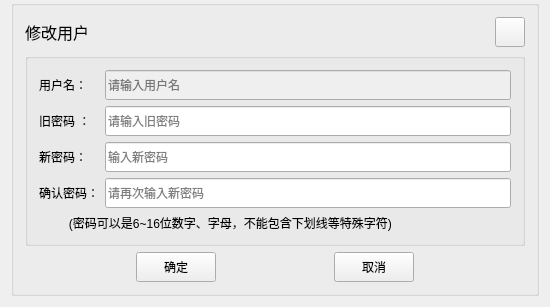
<?xml version="1.0" encoding="UTF-8"?>
<ui version="4.0">
 <class>modifyUser</class>
 <widget class="QWidget" name="modifyUser">
  <property name="geometry">
   <rect>
    <x>0</x>
    <y>0</y>
    <width>550</width>
    <height>300</height>
   </rect>
  </property>
  <property name="windowTitle">
   <string>modifyUser</string>
  </property>
  <layout class="QGridLayout" name="gridLayout_3">
   <property name="topMargin">
    <number>0</number>
   </property>
   <item row="0" column="0">
    <widget class="QGroupBox" name="groupBox_2">
     <property name="title">
      <string/>
     </property>
     <layout class="QGridLayout" name="gridLayout_2">
      <item row="0" column="0">
       <layout class="QHBoxLayout" name="horizontalLayout_2">
        <item>
         <widget class="QLabel" name="label_4">
          <property name="font">
           <font>
            <family>Microsoft YaHei</family>
            <pointsize>12</pointsize>
           </font>
          </property>
          <property name="text">
           <string>修改用户</string>
          </property>
         </widget>
        </item>
        <item>
         <widget class="QPushButton" name="btnClose">
          <property name="minimumSize">
           <size>
            <width>30</width>
            <height>30</height>
           </size>
          </property>
          <property name="maximumSize">
           <size>
            <width>30</width>
            <height>30</height>
           </size>
          </property>
          <property name="text">
           <string/>
          </property>
          <property name="icon">
           <iconset resource="res.qrc">
            <normaloff>:/res/SoftIcon/Cancel.png</normaloff>:/res/SoftIcon/Cancel.png</iconset>
          </property>
          <property name="iconSize">
           <size>
            <width>30</width>
            <height>30</height>
           </size>
          </property>
         </widget>
        </item>
       </layout>
      </item>
      <item row="1" column="0">
       <widget class="QGroupBox" name="groupBox">
        <property name="title">
         <string/>
        </property>
        <layout class="QGridLayout" name="gridLayout">
         <item row="0" column="0">
          <widget class="QLabel" name="label_3">
           <property name="text">
            <string>用户名：</string>
           </property>
          </widget>
         </item>
         <item row="0" column="1">
          <widget class="QLineEdit" name="lineEdit">
           <property name="enabled">
            <bool>false</bool>
           </property>
           <property name="minimumSize">
            <size>
             <width>0</width>
             <height>30</height>
            </size>
           </property>
           <property name="placeholderText">
            <string>请输入用户名</string>
           </property>
          </widget>
         </item>
         <item row="1" column="0">
          <widget class="QLabel" name="label_2">
           <property name="text">
            <string>旧密码 ：</string>
           </property>
          </widget>
         </item>
         <item row="1" column="1">
          <widget class="QLineEdit" name="lineEditOldPed">
           <property name="minimumSize">
            <size>
             <width>0</width>
             <height>30</height>
            </size>
           </property>
           <property name="echoMode">
            <enum>QLineEdit::Password</enum>
           </property>
           <property name="placeholderText">
            <string>请输入旧密码</string>
           </property>
          </widget>
         </item>
         <item row="2" column="0">
          <widget class="QLabel" name="label_6">
           <property name="text">
            <string>新密码：</string>
           </property>
          </widget>
         </item>
         <item row="2" column="1">
          <widget class="QLineEdit" name="lineEditNewPwd">
           <property name="minimumSize">
            <size>
             <width>0</width>
             <height>30</height>
            </size>
           </property>
           <property name="echoMode">
            <enum>QLineEdit::Password</enum>
           </property>
           <property name="placeholderText">
            <string>输入新密码</string>
           </property>
          </widget>
         </item>
         <item row="3" column="0">
          <widget class="QLabel" name="label_7">
           <property name="text">
            <string>确认密码：</string>
           </property>
          </widget>
         </item>
         <item row="3" column="1">
          <widget class="QLineEdit" name="lineEditReNewPwd">
           <property name="minimumSize">
            <size>
             <width>0</width>
             <height>30</height>
            </size>
           </property>
           <property name="echoMode">
            <enum>QLineEdit::Password</enum>
           </property>
           <property name="placeholderText">
            <string>请再次输入新密码</string>
           </property>
          </widget>
         </item>
         <item row="4" column="0" colspan="2">
          <widget class="QLabel" name="label">
           <property name="sizePolicy">
            <sizepolicy hsizetype="Preferred" vsizetype="Maximum">
             <horstretch>0</horstretch>
             <verstretch>0</verstretch>
            </sizepolicy>
           </property>
           <property name="text">
            <string>         (密码可以是6~16位数字、字母，不能包含下划线等特殊字符)</string>
           </property>
          </widget>
         </item>
        </layout>
       </widget>
      </item>
      <item row="2" column="0">
       <layout class="QHBoxLayout" name="horizontalLayout">
        <item>
         <spacer name="horizontalSpacer">
          <property name="orientation">
           <enum>Qt::Horizontal</enum>
          </property>
          <property name="sizeHint" stdset="0">
           <size>
            <width>40</width>
            <height>20</height>
           </size>
          </property>
         </spacer>
        </item>
        <item>
         <widget class="QPushButton" name="btnSure">
          <property name="minimumSize">
           <size>
            <width>0</width>
            <height>30</height>
           </size>
          </property>
          <property name="text">
           <string>确定</string>
          </property>
          <property name="icon">
           <iconset resource="res.qrc">
            <normaloff>:/res/SoftIcon/check.png</normaloff>:/res/SoftIcon/check.png</iconset>
          </property>
          <property name="iconSize">
           <size>
            <width>20</width>
            <height>20</height>
           </size>
          </property>
         </widget>
        </item>
        <item>
         <spacer name="horizontalSpacer_2">
          <property name="orientation">
           <enum>Qt::Horizontal</enum>
          </property>
          <property name="sizeHint" stdset="0">
           <size>
            <width>40</width>
            <height>20</height>
           </size>
          </property>
         </spacer>
        </item>
        <item>
         <widget class="QPushButton" name="btnCancel">
          <property name="minimumSize">
           <size>
            <width>0</width>
            <height>30</height>
           </size>
          </property>
          <property name="text">
           <string>取消</string>
          </property>
          <property name="icon">
           <iconset resource="res.qrc">
            <normaloff>:/res/SoftIcon/Cancel.png</normaloff>:/res/SoftIcon/Cancel.png</iconset>
          </property>
          <property name="iconSize">
           <size>
            <width>20</width>
            <height>20</height>
           </size>
          </property>
         </widget>
        </item>
        <item>
         <spacer name="horizontalSpacer_3">
          <property name="orientation">
           <enum>Qt::Horizontal</enum>
          </property>
          <property name="sizeHint" stdset="0">
           <size>
            <width>40</width>
            <height>20</height>
           </size>
          </property>
         </spacer>
        </item>
       </layout>
      </item>
     </layout>
    </widget>
   </item>
  </layout>
 </widget>
 <layoutdefault spacing="6" margin="11"/>
 <resources>
  <include location="res.qrc"/>
 </resources>
 <connections/>
</ui>
